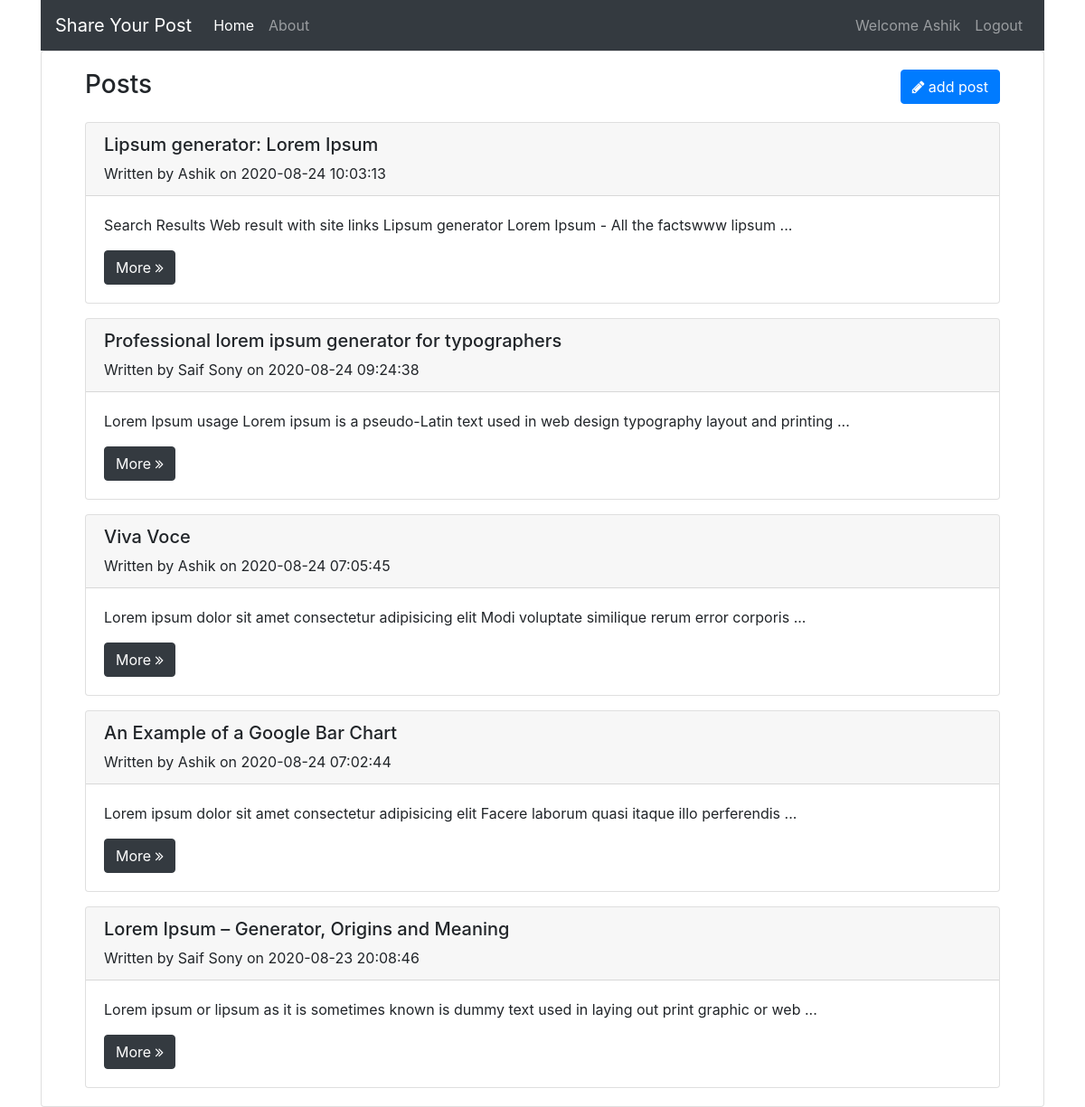
Screenshot of /posts (signed in) with the database file from the repository.
### tables this page shows
CREATE TABLE `posts` (
  `id` int(11) NOT NULL,
  `user_id` int(11) NOT NULL,
  `title` varchar(255) NOT NULL,
  `body` text NOT NULL,
  `create_at` datetime NOT NULL DEFAULT current_timestamp()
);

CREATE TABLE `users` (
  `id` int(11) NOT NULL,
  `name` varchar(25) NOT NULL,
  `email` varchar(30) NOT NULL,
  `password` varchar(255) NOT NULL,
  `create_at` datetime NOT NULL DEFAULT current_timestamp()
);

### app/controllers/Posts.php (called while the page is built, shortened)
<?php
class Posts extends Controller {
    public function __construct() {
        $this->postModel = $this->model('Post');
    }
    public function index() {
        $posts = $this->postModel->getPost();
        foreach($posts as $post) {
            if (strlen($post->body) > 80) {
                $post->body = $this->cutBodyContent($post->body);
            }
        }
        $data = [
            'page' => 'home',
            'posts' => $posts
        ];
        $this->view('posts/index', $data);
    }
    protected function cutBodyContent($body) {
        $bodyWord = str_word_count($body,1);
        $length = 80;
        $count = 0;
        $i = 0;
        $body = '';
        while($count <= $length) {
            $count += strlen($bodyWord[$i]);
            $body .= $bodyWord[$i] . " ";
            $i++;
        }
        return $body . "...";
    }
}

### app/libraries/Core.php (called while the page is built, shortened)
<?php
class Core {
    protected $method = 'index';
    public function __construct() {
        $url = $this->getUrl();
        if($url) {
            if (file_exists('../app/controllers/' . ucfirst($url[0]) . '.php')) {
                unset($url[0]);
            }
        }
        $this->controller = new $this->controller;
        $this->params = $url ? array_values($url) : [];
        call_user_func_array([$this->controller, $this->method], $this->params);
    }
    protected function getUrl() {
        if (isset($_GET['url'])) {
            $url = rtrim($_GET['url'], '/');
            $url = filter_var($url, FILTER_SANITIZE_URL);
            $url = explode('/', $url);
            return $url;
        }
    }
}

### public/index.php (called while the page is built, shortened)
<?php
$init = new Core;

### app/libraries/Database.php (called while the page is built, shortened)
<?php
class Database {
    private $host = DB_HOST;
    private $user = DB_USER;
    private $password = DB_PASS;
    private $dbname = DB_NAME;
    private $dbh;
    private $stmt;
    public function __construct() {
        $dsn = 'mysql:host=' . $this->host . ';dbname=' . $this->dbname;
        $options = array (
            PDO::ATTR_PERSISTENT => true,
            PDO::ATTR_ERRMODE => PDO::ERRMODE_EXCEPTION
        );
        try {
            $this->dbh = new PDO($dsn, $this->user, $this->password, $options);
        } catch (PDOException $e) {
            $this->error = $e->getMessage();
            echo $this->error;
        }
    }
    public function query($sql) {
        $this->stmt = $this->dbh->prepare($sql);
    }
    public function execute() {
        return $this->stmt->execute();
    }
    public function resultSet() {
        $this->execute();
        return $this->stmt->fetchAll(PDO::FETCH_OBJ);
    }
}

### app/models/Post.php (called while the page is built, shortened)
<?php
class Post {
    private $db;
    public function __construct() {
        $this->db = new Database();
    }
    public function getPost() {
        $this->db->query('SELECT posts.id,name,title,body,posts.create_at FROM `posts` INNER JOIN `users` ON posts.user_id = users.id ORDER BY posts.create_at DESC');
        return $this->db->resultSet();
    }
}

### app/views/posts/index.php (the view, shortened to what this page needs)
<?php require_once APPROOT . '/views/include/header.php'; ?>
<?php require_once APPROOT . '/views/include/navbar.php'; ?>
<div class="card">
    <div class="card-body px-5">
        <div class="d-flex justify-content-between">
            <div><h3>Posts</h3></div>
            <div><a href="<?php echo URLROOT; ?>posts/add" class="btn btn-primary"><i class="fa fa-pencil" aria-hidden="true"></i> add post</a></div>
        </div>
            <?php foreach($data['posts'] as $post): ?>
                <div class="card mt-3">
                    <div class="card-header">
                        <h5><?php echo $post->title; ?></h5>
                        <span>Written by <?php echo $post->name; ?> on <?php echo $post->create_at; ?></span>
                    </div>
                    <div class="card-body">
                        <p><?php echo $post->body; ?></p>
                        <a href="<?php echo URLROOT; ?>posts/details/<?php echo $post->id; ?>" class="btn btn-dark">More <i class="fa fa-angle-double-right"></i></a>
                    </div>
                </div>
            <?php endforeach; ?>
    </div>
</div>
<?php require_once  APPROOT . '/views/include/footer.php'; ?>

### app/libraries/Controller.php (shortened to what this page needs)
<?php
class Controller {
    public function model($model) {
        return new $model();
    }
    public function view($view, $data = []) {
        if (file_exists('../app/views/' . $view . '.php')) {
            require_once '../app/views/' . $view . '.php';
        } else {
            die("View does not exists.");
        }
    }
}

### app/views/include/header.php (shortened to what this page needs)
<!DOCTYPE html>
<html lang="en">
<head>
    <link rel="stylesheet" href="<?php echo URLROOT; ?>/public/css/bootstrap.min.css">
    <link rel="stylesheet" href="https://stackpath.bootstrapcdn.com/font-awesome/4.7.0/css/font-awesome.min.css">
</head>
<body>
<div class="container">

### app/views/include/navbar.php (shortened to what this page needs)
<nav class="navbar navbar-expand-lg navbar-dark bg-dark">
  <span class="navbar-brand"><?php echo SITENAME; ?></span>
  <div class="collapse navbar-collapse" id="navbarText">
    <ul class="navbar-nav mr-auto">
      <li class="nav-item">
        <a class="nav-link <?php echo $data['page'] == 'home' ? 'active' : ''; ?>" href="<?php echo URLROOT; ?>">Home</a>
      </li>
      <li class="nav-item">
        <a class="nav-link <?php echo $data['page'] == 'about' ? 'active' : ''; ?>" href="<?php echo URLROOT; ?>pages/about">About</a>
      </li>
    </ul>
    <ul class="navbar-nav ml-auto">
      <?php if(isset($_SESSION['user_id'])) : ?>
        <li class="nav-item">
          <span class="nav-link">Welcome <?php echo $_SESSION['user_name']; ?></span>
        </li>
        <li class="nav-item">
          <a class="nav-link" href="<?php echo URLROOT; ?>users/logout">Logout</a>
        </li>
      <?php endif; ?>
    </ul>
  </div>
</nav>

### app/views/include/footer.php (shortened to what this page needs)
</div>
</body>
</html>

### rows the page displays
posts: title "Lipsum generator: Lorem Ipsum", user.name "Ashik", create_at "2020-08-24 10:03:13", body "Search Results Web result with site links Lipsum generator Lorem Ipsum - All the factswww lipsum ..."
posts: title "Professional lorem ipsum generator for typographers", user.name "Saif Sony", create_at "2020-08-24 09:24:38", body "Lorem Ipsum usage Lorem ipsum is a pseudo-Latin text used in web design typography layout and printing ..."
posts: title "Viva Voce", user.name "Ashik", create_at "2020-08-24 07:05:45", body "Lorem ipsum dolor sit amet consectetur adipisicing elit Modi voluptate similique rerum error corporis ..."
posts: title "An Example of a Google Bar Chart", user.name "Ashik", create_at "2020-08-24 07:02:44", body "Lorem ipsum dolor sit amet consectetur adipisicing elit Facere laborum quasi itaque illo perferendis ..."
posts: title "Lorem Ipsum – Generator, Origins and Meaning", user.name "Saif Sony", create_at "2020-08-23 20:08:46", body "Lorem ipsum or lipsum as it is sometimes known is dummy text used in laying out print graphic or web ..."

### other values shown
SITENAME "Share Your Post"
$_SESSION['user_name'] "Ashik"
